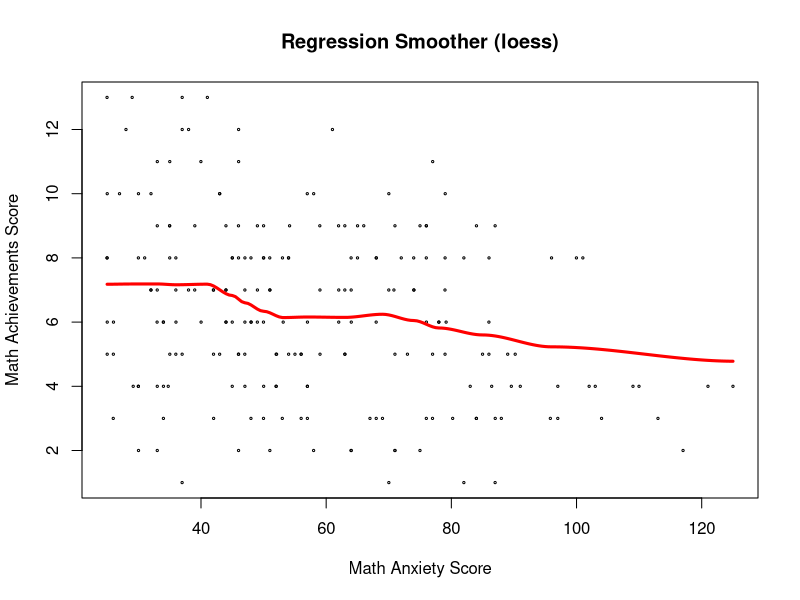
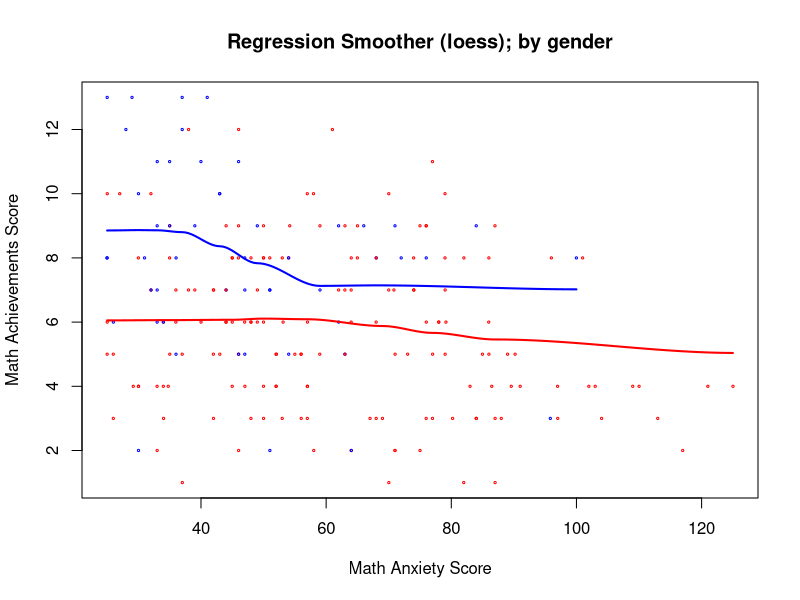
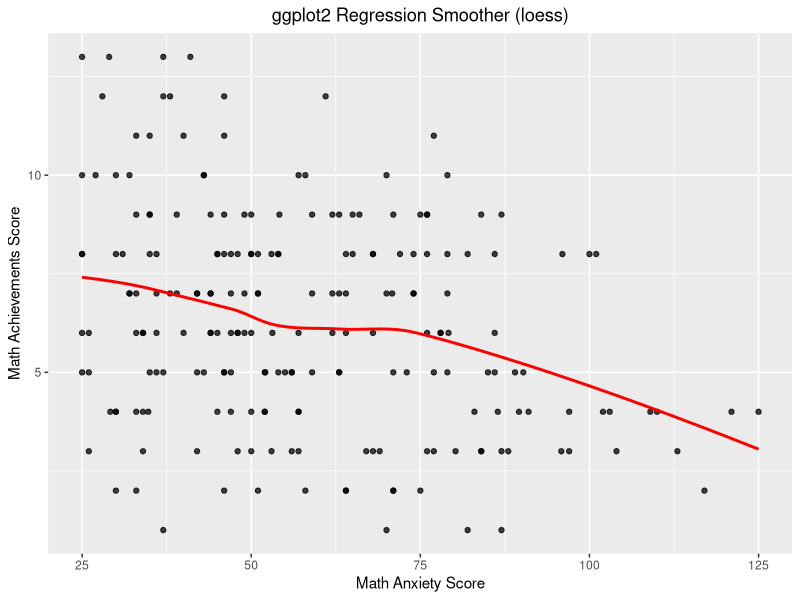
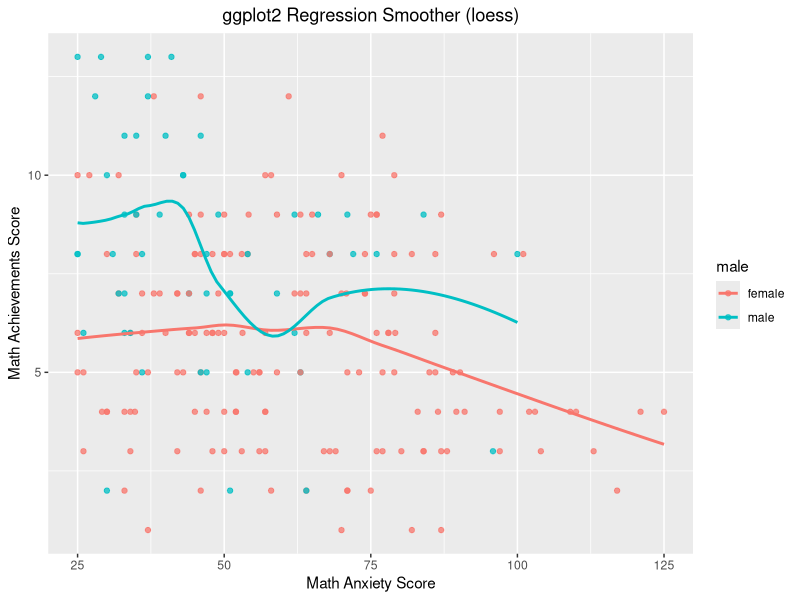
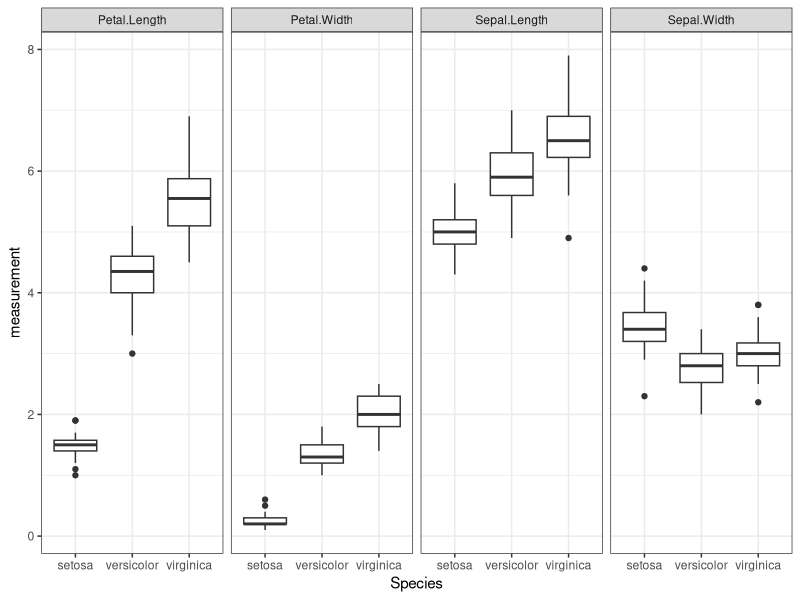

The R source for these figures, in order:
## ---- chunk 1
library(foreign)
SCS = read.spss("./SCS_QE.sav", to.data.frame = TRUE)
## ---- chunk 2
# Scatterplot
plot(
  mathpre ~ jitter(mars),
  data=SCS,
  cex=0.3,
  xlab="Math Anxiety Score",
  ylab="Math Achievements Score",
  main="Regression Smoother (loess)"
)
# X-value Sequence
x.val <- seq(0, max(SCS$mars), by = .5)

# ------ LOcal regrESSion ------
out.lss <- loess(
  mathpre ~ mars, 
  data=SCS,
  span=.4, 
  degree=0
)
# Get Predicted Values
y.pred <- predict(
  out.lss, 
  data.frame(mars=x.val)
)  
# Plot Predicted Values
lines(
  x.val, 
  y.pred, 
  col='red',
  lwd=3
)
## ---- chunk 3
colors <- c("red", "blue")
## ---- chunk 4
# Scatterplot
plot(
  mathpre ~ jitter(mars),
  data=SCS,
  cex=0.3,
  xlab="Math Anxiety Score",
  ylab="Math Achievements Score",
  main="Regression Smoother (loess); by gender",
  col=colors[factor(male)]
)
# X-value Sequence
x.val <- seq(0, max(SCS$mars), by = .5)

# ------ LOcal regrESSion ------
# Estimate model for males
out.m <- loess(
  mathpre ~ mars, 
  data=SCS,
  subset=male=="male",
  span=.75, 
  degree=0
) 
# Estimate model for females
out.f <- loess(
  mathpre ~ mars, 
  data=SCS,
  subset=male=="female",
  span=.75, 
  degree=0
) 
# Get and Plot Predicted Values
lines(
  x.val, 
  predict(out.m, x.val), 
  col='blue', 
  lwd=2
)
lines(
  x.val, 
  predict(out.f, x.val), 
  col='red', 
  lwd=2
)
## ---- chunk 5
library(ggplot2)

ggplot(SCS, aes(x=mars, y=mathpre)) + 
  geom_point(alpha=0.75) + 
  labs(
    x='Math Anxiety Score', 
    y='Math Achievements Score',
    title='ggplot2 Regression Smoother (loess)'
  ) +
  geom_smooth(
    method='loess', 
    formula=y~x, 
    col="red", 
    se=FALSE
  ) +
  theme(
    plot.title=element_text(hjust = 0.5)
  )
## ---- chunk 6
ggplot(SCS, aes(x=mars, y=mathpre, col=male)) + 
  geom_point(alpha=0.75) + 
  labs(
    x='Math Anxiety Score', 
    y='Math Achievements Score',
    title='ggplot2 Regression Smoother (loess)'
  ) +
  geom_smooth(
    method='loess', 
    formula=y~x, 
    se=FALSE
  ) +
  theme(
    plot.title=element_text(hjust = 0.5)
  )
## ---- chunk 7

## ---- chunk 8
library(tidyr)

longiris <- gather(iris, key = flower_att, value = measurement, 
                    Sepal.Length:Petal.Width)
ggplot(longiris, aes(x=Species, y=measurement)) + geom_boxplot() + 
   facet_grid(~ flower_att) + theme_bw()
